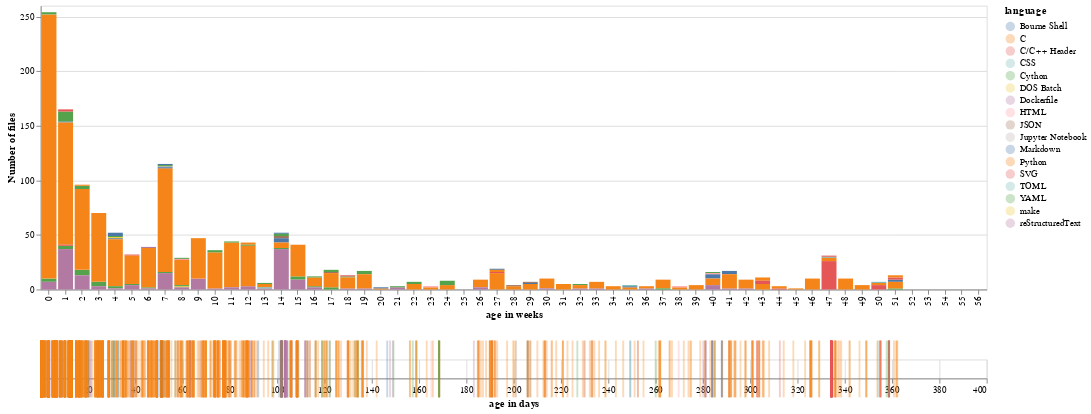

Source (notebook cell):
### Code cell
ages = cm.get_ages(log).merge(loc)
ages['last_change'] = ages['age'].apply(lambda a: pd.to_datetime('today') - dt.timedelta(a))
ages['age_in_week'] = ages['age'].apply(lambda d: int(d / 7))

width = 1000
weeks = list(range(int(400 / 7)))
chart = alt.Chart(ages).encode(color='language')
top = chart.mark_bar().\
    encode(x=alt.X('age_agg:O', sort='ascending', title='age in weeks', scale=alt.Scale(domain=weeks)),
           y=alt.Y('count(path):Q', title='Number of files'),
           color=alt.Color('language', scale=alt.Scale(scheme='tableau10')),
           tooltip=['count(path)', 'language']
          ).\
    transform_calculate(age_agg='floor(datum.age / 7)').\
    properties(width=width)
bottom = chart.mark_tick(size=60, thickness=2, opacity=.3).\
    encode(x=alt.X('age:Q', title='age in days'),
           tooltip='path').properties(width=width)
alt.vconcat(top, bottom)

### Figure 1 — Vega-Lite specification as saved in the notebook (floating-point values rounded to 4 significant figures; data arrays with more than 128 entries replaced by an {"elided": "..."} marker saying what was removed)
{"config": {"view": {"continuousWidth": 400, "continuousHeight": 300}}, "vconcat": [{"mark": "bar", "encoding": {"color": {"type": "nominal", "field": "language", "scale": {"scheme": "tableau10"}}, "tooltip": [{"type": "nominal", "aggregate": "count", "field": "path"}, {"type": "nominal", "field": "language"}], "x": {"type": "ordinal", "field": "age_agg", "scale": {"domain": [0, 1, 2, 3, 4, 5, 6, 7, 8, 9, 10, 11, 12, 13, 14, 15, 16, 17, 18, 19, 20, 21, 22, 23, 24, 25, 26, 27, 28, 29, 30, 31, 32, 33, 34, 35, 36, 37, 38, 39, 40, 41, 42, 43, 44, 45, 46, 47, 48, 49, 50, 51, 52, 53, 54, 55, 56]}, "sort": "ascending", "title": "age in weeks"}, "y": {"type": "quantitative", "aggregate": "count", "field": "path", "title": "Number of files"}}, "transform": [{"calculate": "floor(datum.age / 7)", "as": "age_agg"}], "width": 1000}, {"mark": {"type": "tick", "opacity": 0.3, "size": 60, "thickness": 2}, "encoding": {"color": {"type": "nominal", "field": "language"}, "tooltip": {"type": "nominal", "field": "path"}, "x": {"type": "quantitative", "field": "age", "title": "age in days"}}, "width": 1000}], "data": {"name": "data-782e7523742fddead8968c4682289502"}, "$schema": "https://vega.github.io/schema/vega-lite/v4.8.1.json", "datasets": {"data-782e7523742fddead8968c4682289502": {"elided": "1428 records"}}}
